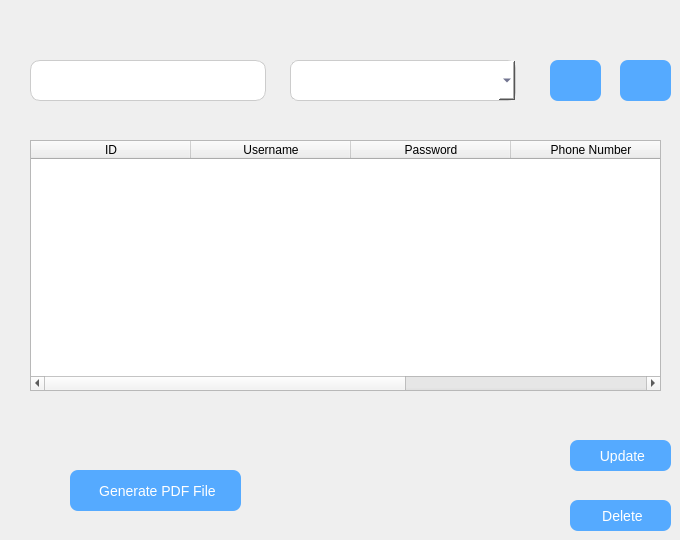
     <widget class="QWidget" name="tab">
      <attribute name="title">
       <string>Display All</string>
      </attribute>
      <widget class="QLineEdit" name="recherche">
       <property name="geometry">
        <rect>
         <x>30</x>
         <y>60</y>
         <width>236</width>
         <height>41</height>
        </rect>
       </property>
       <property name="styleSheet">
        <string notr="true">  background-color: #FFFFFF;
    color: #1E2350;
    border: 1px solid #ccc;
    border-radius: 10px;
    font-size: 14px;
    padding: 8px 12px;
    min-width: 200px;</string>
       </property>
       <property name="text">
        <string/>
       </property>
       <property name="placeholderText">
        <string/>
       </property>
      </widget>
      <widget class="QLabel" name="label">
       <property name="geometry">
        <rect>
         <x>190</x>
         <y>70</y>
         <width>61</width>
         <height>21</height>
        </rect>
       </property>
       <property name="styleSheet">
        <string notr="true">image: url(:/new/prefix1/Ressources/search-3-48.png);</string>
       </property>
       <property name="text">
        <string/>
       </property>
      </widget>
      <widget class="QComboBox" name="comboFilterRole">
       <property name="geometry">
        <rect>
         <x>290</x>
         <y>60</y>
         <width>226</width>
         <height>41</height>
        </rect>
       </property>
       <property name="styleSheet">
        <string notr="true">background-color: #FFFFFF;
    color: #1E2350;
    border: 1px solid #ccc;
    border-radius: 8px;
    padding: 6px 30px 6px 10px;
    font-size: 14px;
    min-width: 150px;</string>
       </property>
      </widget>
      <widget class="QPushButton" name="pushButton_6">
       <property name="geometry">
        <rect>
         <x>70</x>
         <y>470</y>
         <width>171</width>
         <height>41</height>
        </rect>
       </property>
       <property name="styleSheet">
        <string notr="true">background-color: rgb(85, 170, 255);
font: 700 10pt &quot;Segoe UI&quot;;
    color: #FFFFFF;
    border: none;
    border-radius: 8px;
    padding: 8px 16px;
    font-size: 14px;</string>
       </property>
       <property name="text">
        <string> Generate PDF File</string>
       </property>
       <property name="icon">
        <iconset resource="Ressources.qrc">
         <normaloff>:/new/prefix1/Ressources/pdf-file-svgrepo-com.svg</normaloff>:/new/prefix1/Ressources/pdf-file-svgrepo-com.svg</iconset>
       </property>
      </widget>
      <widget class="QPushButton" name="pushButton_7">
       <property name="geometry">
        <rect>
         <x>570</x>
         <y>440</y>
         <width>101</width>
         <height>31</height>
        </rect>
       </property>
       <property name="styleSheet">
        <string notr="true">background-color: rgb(85, 170, 255);
font: 700 10pt &quot;Segoe UI&quot;;
    color: #FFFFFF;
    border: none;
    border-radius: 8px;
    padding: 8px 16px;
    font-size: 14px;</string>
       </property>
       <property name="text">
        <string> Update</string>
       </property>
       <property name="icon">
        <iconset resource="Ressources.qrc">
         <normaloff>:/new/prefix1/Ressources/update-icon.svg</normaloff>:/new/prefix1/Ressources/update-icon.svg</iconset>
       </property>
      </widget>
      <widget class="QPushButton" name="pushButton_8">
       <property name="geometry">
        <rect>
         <x>570</x>
         <y>500</y>
         <width>101</width>
         <height>31</height>
        </rect>
       </property>
       <property name="styleSheet">
        <string notr="true">background-color: rgb(85, 170, 255);
font: 700 10pt &quot;Segoe UI&quot;;
    color: #FFFFFF;
    border: none;
    border-radius: 8px;
    padding: 8px 16px;
    font-size: 14px;</string>
       </property>
       <property name="text">
        <string> Delete</string>
       </property>
       <property name="icon">
        <iconset resource="Ressources.qrc">
         <normaloff>:/new/prefix1/Ressources/delete-button-svgrepo-com.svg</normaloff>:/new/prefix1/Ressources/delete-button-svgrepo-com.svg</iconset>
       </property>
      </widget>
      <widget class="QTableWidget" name="tab1">
       <property name="geometry">
        <rect>
         <x>30</x>
         <y>140</y>
         <width>631</width>
         <height>251</height>
        </rect>
       </property>
       <property name="styleSheet">
        <string notr="true">background-color: rgb(157, 157, 157);
background-color: rgb(14, 0, 214);
background-color: rgb(179, 179, 179);
tableWidget-&gt;horizontalHeader()-&gt;setSectionResizeMode(0, QHeaderView::Stretch); 
tableWidget-&gt;horizontalHeader()-&gt;setSectionResizeMode(1, QHeaderView::ResizeToContents); 
</string>
       </property>
       <attribute name="horizontalHeaderCascadingSectionResizes">
        <bool>false</bool>
       </attribute>
       <attribute name="horizontalHeaderMinimumSectionSize">
        <number>45</number>
       </attribute>
       <attribute name="horizontalHeaderDefaultSectionSize">
        <number>160</number>
       </attribute>
       <attribute name="horizontalHeaderHighlightSections">
        <bool>true</bool>
       </attribute>
       <attribute name="verticalHeaderCascadingSectionResizes">
        <bool>false</bool>
       </attribute>
       <column>
        <property name="text">
         <string>ID</string>
        </property>
        <property name="background">
         <color>
          <red>85</red>
          <green>170</green>
          <blue>255</blue>
         </color>
        </property>
       </column>
       <column>
        <property name="text">
         <string>Username</string>
        </property>
        <property name="background">
         <color>
          <red>85</red>
          <green>170</green>
          <blue>255</blue>
         </color>
        </property>
       </column>
       <column>
        <property name="text">
         <string>Password</string>
        </property>
        <property name="background">
         <color>
          <red>85</red>
          <green>170</green>
          <blue>255</blue>
         </color>
        </property>
       </column>
       <column>
        <property name="text">
         <string>Phone Number</string>
        </property>
        <property name="background">
         <color>
          <red>85</red>
          <green>170</green>
          <blue>255</blue>
         </color>
        </property>
       </column>
       <column>
        <property name="text">
         <string>Role</string>
        </property>
       </column>
      </widget>
      <widget class="QPushButton" name="b12">
       <property name="geometry">
        <rect>
         <x>550</x>
         <y>60</y>
         <width>51</width>
         <height>41</height>
        </rect>
       </property>
       <property name="toolTip">
        <string>&lt;html&gt;&lt;head/&gt;&lt;body&gt;&lt;p&gt;&lt;img src=&quot;:/ressources/up-and-down-arrow.png&quot;/&gt;&lt;/p&gt;&lt;/body&gt;&lt;/html&gt;</string>
       </property>
       <property name="whatsThis">
        <string>&lt;html&gt;&lt;head/&gt;&lt;body&gt;&lt;p&gt;&lt;img src=&quot;:/ressources/up-and-down-arrow.png&quot;/&gt;&lt;/p&gt;&lt;/body&gt;&lt;/html&gt;</string>
       </property>
       <property name="styleSheet">
        <string notr="true">background-image: url(:/ressources/up-and-down-arrow.png);
background-color: rgb(85, 170, 255);
font: 700 10pt &quot;Segoe UI&quot;;
    color: #FFFFFF;
    border: none;
    border-radius: 8px;
    padding: 8px 16px;
    font-size: 14px;</string>
       </property>
       <property name="text">
        <string/>
       </property>
       <property name="icon">
        <iconset theme="QIcon::ThemeIcon::GoDown"/>
       </property>
      </widget>
      <widget class="QPushButton" name="b13">
       <property name="geometry">
        <rect>
         <x>620</x>
         <y>60</y>
         <width>51</width>
         <height>41</height>
        </rect>
       </property>
       <property name="toolTip">
        <string>&lt;html&gt;&lt;head/&gt;&lt;body&gt;&lt;p&gt;&lt;img src=&quot;:/ressources/up-and-down-arrow.png&quot;/&gt;&lt;/p&gt;&lt;/body&gt;&lt;/html&gt;</string>
       </property>
       <property name="whatsThis">
        <string>&lt;html&gt;&lt;head/&gt;&lt;body&gt;&lt;p&gt;&lt;img src=&quot;:/ressources/up-and-down-arrow.png&quot;/&gt;&lt;/p&gt;&lt;/body&gt;&lt;/html&gt;</string>
       </property>
       <property name="styleSheet">
        <string notr="true">background-image: url(:/ressources/up-and-down-arrow.png);
background-color: rgb(85, 170, 255);
font: 700 10pt &quot;Segoe UI&quot;;
    color: #FFFFFF;
    border: none;
    border-radius: 8px;
    padding: 8px 16px;
    font-size: 14px;</string>
       </property>
       <property name="text">
        <string/>
       </property>
       <property name="icon">
        <iconset theme="QIcon::ThemeIcon::GoUp"/>
       </property>
      </widget>
     </widget>
